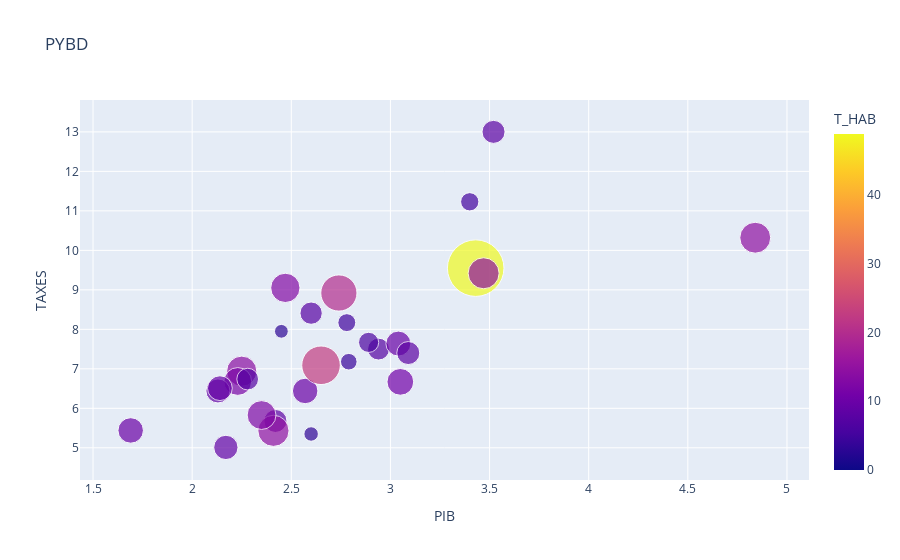

Here is the notebook cell this chart was saved with:
### Code cell
fig = px.scatter(combine_df[combine_df.Time == 2000], x='PIB', y='TAXES', color='T_HAB', hover_name='Pays', size='T_HAB', size_max=40, title='PYBD', animation_frame="Time")
fig

### Figure 1 — Plotly figure (JSON) as saved in the notebook; plotly's stock layout.template omitted (floating-point values rounded to 4 significant figures)
{"data": [{"hovertemplate": "<b>%{hovertext}</b><br><br>Time=2000<br>PIB=%{x}<br>TAXES=%{y}<br>T_HAB=%{marker.color}<extra></extra>", "hovertext": ["Autriche", "Belgique", "Bulgarie", "Suisse", "Chypre", "Tchéquie", "Allemagne", "Danemark", "Estonie", "Grèce", "Espagne", "Union européenne - 27 pays (à partir de 2020)", "Finlande", "France", "Croatie", "Hongrie", "Irlande", "Islande", "Italie", "Lituanie", "Luxembourg", "Lettonie", "Malte", "Pays-Bas", "Norvège", "Pologne", "Portugal", "Roumanie", "Suède", "Slovénie", "Slovaquie"], "legendgroup": "", "marker": {"color": [8.1, 14.8, 4.9, 8.8, 13.1, 13.9, 12.7, 14.6, 9.9, 11.8, 8.8, 9.9, 10.9, 9, 4.2, 7.3, 20, 48.8, 9.5, 2.9, 22.7, 0, 8.1, 14.7, 8.1, 9.4, 7.6, 5.1, 3.2, 6.2, 7.2], "coloraxis": "coloraxis", "size": [8.1, 14.8, 4.9, 8.8, 13.1, 13.9, 12.7, 14.6, 9.9, 11.8, 8.8, 9.9, 10.9, 9, 4.2, 7.3, 20, 48.8, 9.5, 2.9, 22.7, 0, 8.1, 14.7, 8.1, 9.4, 7.6, 5.1, 3.2, 6.2, 7.2], "sizemode": "area", "sizeref": 0.0305, "symbol": "circle"}, "mode": "markers", "name": "", "orientation": "v", "showlegend": false, "type": "scatter", "x": [2.42, 2.41, 2.78, null, 2.47, 2.25, 2.35, 4.84, 1.69, 2.23, 2.13, 2.57, 3.05, 2.17, 2.79, 2.94, 2.74, 3.43, 3.04, 2.45, 2.65, 2.24, 3.52, 3.47, 3.09, 2.14, 2.6, 3.4, 2.6, 2.89, 2.28], "xaxis": "x", "y": [5.68, 5.43, 8.17, null, 9.05, 6.94, 5.83, 10.32, 5.44, 6.68, 6.44, 6.44, 6.67, 5.01, 7.18, 7.5, 8.92, 9.55, 7.64, 7.95, 7.09, 7.67, 13, 9.42, 7.4, 6.51, 8.41, 11.23, 5.35, 7.67, 6.74], "yaxis": "y"}], "layout": {"coloraxis": {"colorbar": {"title": {"text": "T_HAB"}}, "colorscale": [[0, "#0d0887"], [0.1111, "#46039f"], [0.2222, "#7201a8"], [0.3333, "#9c179e"], [0.4444, "#bd3786"], [0.5556, "#d8576b"], [0.6667, "#ed7953"], [0.7778, "#fb9f3a"], [0.8889, "#fdca26"], [1, "#f0f921"]]}, "legend": {"itemsizing": "constant", "tracegroupgap": 0}, "title": {"text": "PYBD"}, "xaxis": {"anchor": "y", "domain": [0, 1], "title": {"text": "PIB"}}, "yaxis": {"anchor": "x", "domain": [0, 1], "title": {"text": "TAXES"}}}}
